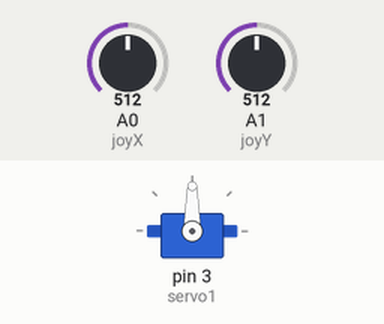
Bench run of a sketch on a simulated Arduino Uno, built with avr-gcc and run on an emulated ATmega328P. Parts: servo. The test bench sets the inputs (shaded band); at power-on: A1 (joyY) = 512, A0 (joyX) = 512.

Above: at 1.2 s.
1.3 s: A1 (joyY) set to 716
At 2.2 s:
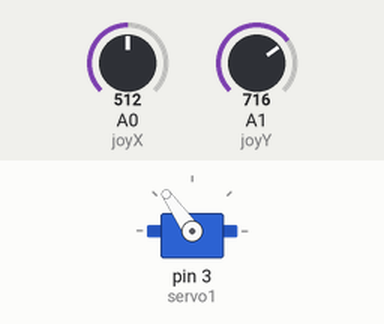
2.8 s: A1 (joyY) set to 900
At 3.9 s:
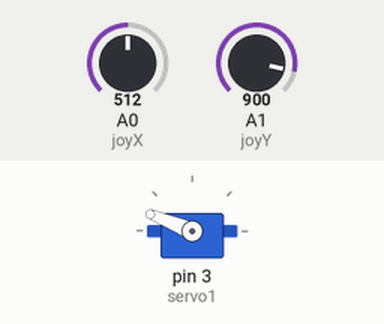
4.3 s: A1 (joyY) set to 1023
At 5.5 s:
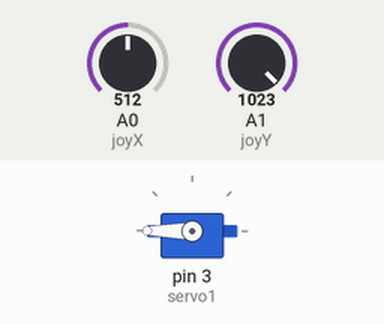
5.8 s: A1 (joyY) set to 306
At 6.3 s:
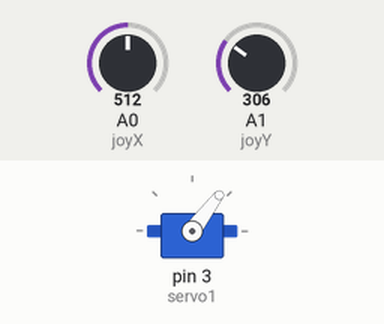
7.3 s: A1 (joyY) set to 122
At 8.1 s:
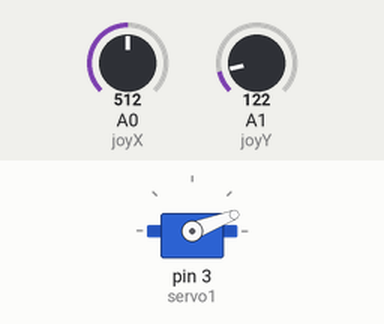
Timing chart, 0 to 9.8 s (numbered marks = the images above; inputs shaded):
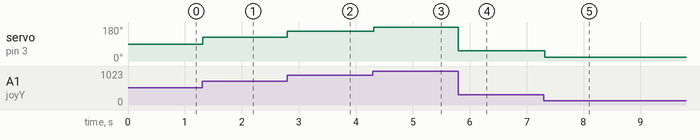

Measured:
- after the input at 1.3 s, servo on pin 3 (servo1): 90° → 125° at once
- after the input at 2.8 s, servo on pin 3 (servo1): 125° → 158° at once
- after the input at 4.3 s, servo on pin 3 (servo1): 158° → 180° at once
- after the input at 5.8 s, servo on pin 3 (servo1): 180° → 53° at once
- after the input at 7.3 s, servo on pin 3 (servo1): 53° → 21° at once

The sketch:

Joystick_servo.ino
```cpp
#include <Servo.h>

Servo servo1;

int joyX = 0;
int joyY = 1;

int joyVal;

void setup() {
servo1.attach(3);
}

void loop() {
joyVal = analogRead(joyX);
joyVal = map (joyVal, 0, 1023, 0, 180);
servo1.write(joyVal);

joyVal = analogRead(joyY);
joyVal = map (joyVal, 0, 1023, 0, 180);
servo1.write(joyVal);
delay(15);

}
```
